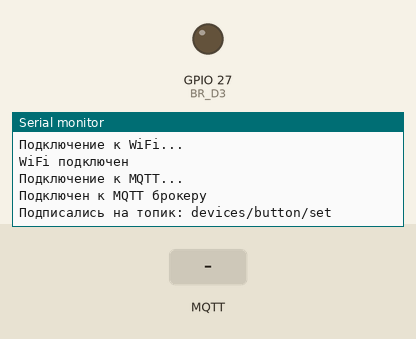
A program run on a simulated ESP32. On the bench: output pins drawn as LEDs (lit = HIGH), the last lines printed to the serial monitor. The test bench sets the inputs (shaded band). WiFi joins after 1.5 s; servers stay silent unless stated; no MQTT or app messages arrive unless stated.

Above: at 2.4 s.
2.5 s: MQTT message "but1" arrives on the first subscribed topic
At 3.0 s:
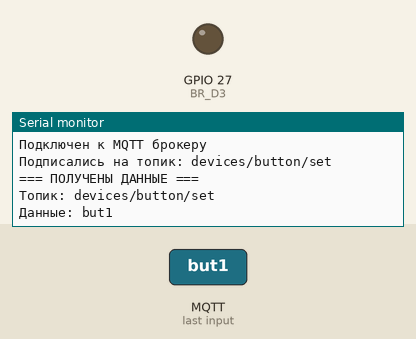
4.0 s: MQTT message "," arrives on the first subscribed topic
At 5.2 s:
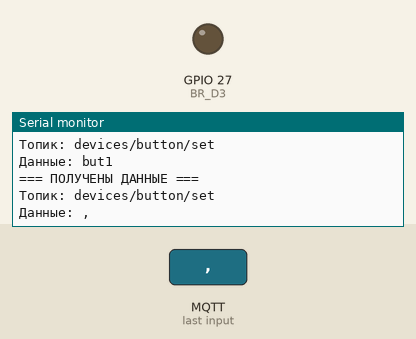
5.5 s: MQTT message "}" arrives on the first subscribed topic
At 6.5 s:
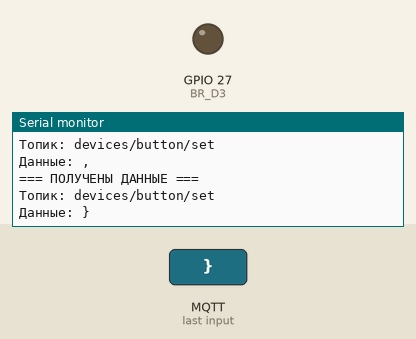

The program:

main.cpp
```cpp
#include <WiFi.h>
#include <AsyncMqttClient.h>
#include "bright.h"

// Настройки WiFi
#define WIFI_SSID "RC-VZLET"
#define WIFI_PASSWORD "36-25-14-85-46"

// Настройки MQTT брокера
#define MQTT_HOST "gpl.iot.nau-ra.ru"
#define MQTT_PORT 1883
#define MQTT_USER "project/button"
#define MQTT_PSWD "67896a60faf82dffc301"

// Топик для подписки
#define TOPIC_SUBSCRIBE "devices/button/set"

AsyncMqttClient mqttClient;
TimerHandle_t mqttReconnectTimer;
TimerHandle_t wifiReconnectTimer;

// Объявление функции sendMessage для использования в onMqttConnect
#ifdef ABSC
void sendMessage(const char *topic, const char *variable, int value, const char *message);
#endif

void connectToWifi()
{
  Serial.println("Подключение к WiFi...");
  WiFi.begin(WIFI_SSID, WIFI_PASSWORD);
}

void connectToMqtt()
{
  Serial.println("Подключение к MQTT...");
  mqttClient.connect();
}

void WiFiEvent(WiFiEvent_t event)
{
  switch (event)
  {
  case SYSTEM_EVENT_STA_GOT_IP:
    Serial.println("WiFi подключен");
    connectToMqtt();
    break;
  case SYSTEM_EVENT_STA_DISCONNECTED:
    Serial.println("WiFi отключен");
    xTimerStop(mqttReconnectTimer, 0);
    xTimerStart(wifiReconnectTimer, 0);
    break;
  }
}

// Обработчик подключения к MQTT
void onMqttConnect(bool session)
{
  Serial.println("Подключен к MQTT брокеру");

#ifdef ABSC
  Serial.println("Режим отправителя");
#else
  // Подписываемся на топик devices/button/set
  mqttClient.subscribe(TOPIC_SUBSCRIBE, 1);
  Serial.print("Подписались на топик: ");
  Serial.println(TOPIC_SUBSCRIBE);
#endif
}

// Обработчик отключения от MQTT
void onMqttDisconnect(AsyncMqttClientDisconnectReason reason)
{
  Serial.println("Отключен от MQTT");
  if (WiFi.isConnected())
  {
    xTimerStart(mqttReconnectTimer, 0);
  }
}

#ifdef ABSC
// ================= РЕЖИМ ОТПРАВИТЕЛЯ =================

int messageCounter = 0;

// Реализация функции sendMessage
void sendMessage(const char *topic, const char *variable, int value, const char *message)
{
  // Создаем JSON строку с переданными значениями
  String payload = String("{\"");
  payload += variable;
  payload += "\":";
  payload += value;
  payload += ",\"message\":\"";
  payload += message;
  payload += "\"}";

  uint16_t packetIdPub = mqttClient.publish(topic, 0, false, payload.c_str());

  Serial.print("Публикация на ");
  Serial.print(topic);
  Serial.print(", packetId: ");
  Serial.println(packetIdPub);
  Serial.print("Полезная нагрузка: ");
  Serial.println(payload);
  Serial.print("Счетчик сообщений: ");
  Serial.println(messageCounter);
}

void setup()
{
  Serial.begin(115200);
  Serial.println();
  Serial.println("Запуск MQTT отправителя данных...");
  pinMode(BR_BUT, INPUT_PULLUP);

  // Таймеры переподключения
  mqttReconnectTimer = xTimerCreate("mqttTimer", pdMS_TO_TICKS(2000), pdFALSE, (void *)0, reinterpret_cast<TimerCallbackFunction_t>(connectToMqtt));
  wifiReconnectTimer = xTimerCreate("wifiTimer", pdMS_TO_TICKS(2000), pdFALSE, (void *)0, reinterpret_cast<TimerCallbackFunction_t>(connectToWifi));

  WiFi.onEvent(WiFiEvent);

  // Настройка MQTT клиента
  mqttClient.onConnect(onMqttConnect);
  mqttClient.onDisconnect(onMqttDisconnect);
  // В режиме отправителя не нужен обработчик сообщений

  mqttClient.setServer(MQTT_HOST, MQTT_PORT);
  mqttClient.setCredentials(MQTT_USER, MQTT_PSWD);

  connectToWifi();
}

bool najatie = false;

void loop()
{
  if (digitalRead(BR_BUT) == 1 && najatie)
  {
    sendMessage("devices/button/set", "but1", 1, "Кнопка нажата");
    najatie = false;
  }
  else if (!najatie && digitalRead(BR_BUT) == 0)
  {
    sendMessage("devices/button/set", "but1", 0, "Кнопка отпущена");
    najatie = true;
  }
  delay(1000);
}

#else
// ================= РЕЖИМ ПОЛУЧАТЕЛЯ =================

// Обработчик входящих сообщений - получаем данные but1
void onMqttMessage(char *topic, char *payload, AsyncMqttClientMessageProperties properties, size_t len, size_t index, size_t total)
{
  // Преобразуем payload в строку
  String message = "";
  for (size_t i = 0; i < len; i++)
  {
    message += (char)payload[i];
  }

  Serial.println("=== ПОЛУЧЕНЫ ДАННЫЕ ===");
  Serial.print("Топик: ");
  Serial.println(topic);
  Serial.print("Данные: ");
  Serial.println(message);

  // Ищем переменную but1 в JSON
  if (message.indexOf("but1") != -1)
  {
    // Извлекаем значение but1
    int startIndex = message.indexOf("but1") + 6; // "but1":
    int endIndex = message.indexOf(",", startIndex);
    if (endIndex == -1)
      endIndex = message.indexOf("}", startIndex);

    if (startIndex > 5 && endIndex > startIndex)
    {
      String but1Value = message.substring(startIndex, endIndex);
      Serial.print("Найдена переменная but1 = ");
      Serial.println(but1Value);

      // Здесь можно обработать значение but1
      // Например, управлять светодиодом или другими устройствами
      if (but1Value == "1")
      {
        digitalWrite(BR_D3, 1);
      }
      else
      {
        digitalWrite(BR_D3, 0);
      }
    }
  }
}

void setup()
{
  Serial.begin(115200);
  Serial.println();
  Serial.println("Запуск MQTT получателя данных...");
  pinMode(BR_D3, OUTPUT);

  // Таймеры переподключения
  mqttReconnectTimer = xTimerCreate("mqttTimer", pdMS_TO_TICKS(2000), pdFALSE, (void *)0, reinterpret_cast<TimerCallbackFunction_t>(connectToMqtt));
  wifiReconnectTimer = xTimerCreate("wifiTimer", pdMS_TO_TICKS(2000), pdFALSE, (void *)0, reinterpret_cast<TimerCallbackFunction_t>(connectToWifi));

  WiFi.onEvent(WiFiEvent);

  // Настройка MQTT клиента
  mqttClient.onConnect(onMqttConnect);
  mqttClient.onDisconnect(onMqttDisconnect);
  mqttClient.onMessage(onMqttMessage); // Обработчик входящих сообщений

  mqttClient.setServer(MQTT_HOST, MQTT_PORT);
  mqttClient.setCredentials(MQTT_USER, MQTT_PSWD);

  connectToWifi();
}

void loop()
{
  // Просто ждем входящие сообщения
  delay(1000);
}
#endif
```

bright.h
```cpp
#pragma once

#define BR_LED_R 14
#define BR_LED_G 13
#define BR_LED_B 4

#define BR_BUT 23

#define BR_A1 34
#define BR_A2 35
#define BR_A3 36

#define BR_D1 25
#define BR_D2 26
#define BR_D3 27
```

Measured:
- after the input at 2.5 s, the serial monitor: prints a new line at once (image 1)
- after the input at 4.0 s, the serial monitor: prints a new line at once (image 2)
- after the input at 5.5 s, the serial monitor: prints a new line at once (image 3)
